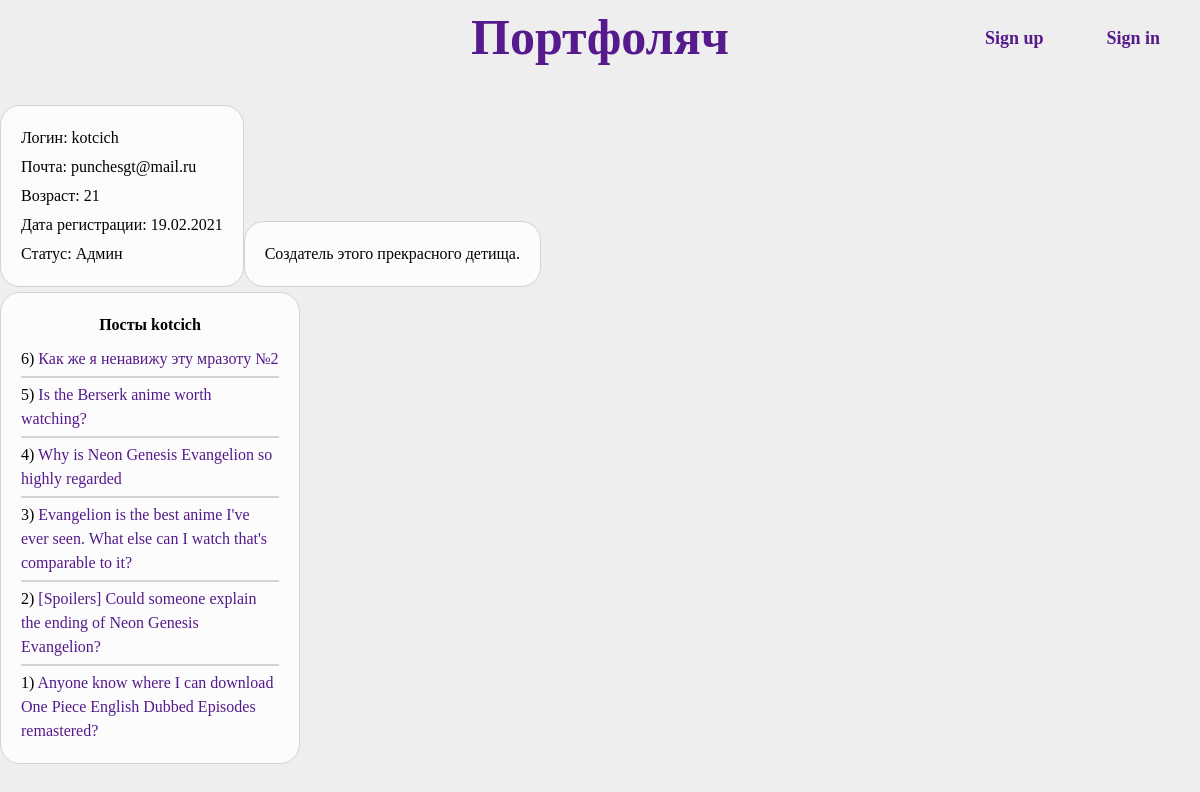
Page /elems/profile/profile.php?p=kotcich on the committed database.
### tables this page shows
CREATE TABLE `users` (
  `id` int(11) NOT NULL,
  `login` varchar(20) NOT NULL,
  `password` varchar(535) NOT NULL,
  `email` varchar(64) NOT NULL,
  `date_birth` date NOT NULL,
  `date_registration` date NOT NULL,
  `status` tinyint(4) NOT NULL DEFAULT 1
);

CREATE TABLE `about` (
  `id` int(11) NOT NULL,
  `text` varchar(500) NOT NULL,
  `user_id` int(11) NOT NULL
);

CREATE TABLE `posts` (
  `id` int(11) NOT NULL,
  `name` varchar(150) NOT NULL,
  `text` text NOT NULL,
  `sub_category_id` tinyint(4) NOT NULL,
  `date_add` datetime NOT NULL,
  `user_id` int(11) NOT NULL,
  `img` varchar(64) NOT NULL
);

### elems/profile/profile.php (the view, shortened to what this page needs)
<?
if (empty($_COOKIE['auth']) or ( isset($_COOKIE['auth']) and $_COOKIE['status'] != 0 ) ) {
    include($_SERVER['DOCUMENT_ROOT'].'/elems/bd.php');
    $title = trim($_GET['p'], '?');
    include($_SERVER['DOCUMENT_ROOT'].'/elems/header.php');
    $query = "SELECT `id`, `login`, `email`, `date_birth`, `date_registration`, `status` FROM users WHERE `login` = '$title'";
    $result = mysqli_query($link, $query) or die(mysqli_error($link));
    for ($user = []; $row = mysqli_fetch_assoc($result); $user[] = $row);
    $id = $user[0]['id'];
    $login = $user[0]['login'];
    $email = $user[0]['email'];
    $age = explode('-', $user[0]['date_birth']);
    $query = "SELECT TIMESTAMPDIFF(YEAR,'$age[0]-$age[1]-$age[2]',NOW()) AS age";
    $age = mysqli_fetch_assoc(mysqli_query($link, $query))['age'];
    $date_registration = explode('-', $user[0]['date_registration']);
    $date_registration = date('d.m.Y', mktime(0, 0, 0, $date_registration[1], $date_registration[2], $date_registration[0]));
    switch ($user[0]['status']) {
        case 3:
            $status = 'Админ';
        break;
    }
    $main = "<div class = 'profile_data'>
    <p>Логин: <span class = ''>$login</span></p>
    <p>Почта: <span class = ''>$email</span></p>
    <p>Возраст: <span class = ''>$age</span></p>
    <p>Дата регистрации: <span class = ''>$date_registration</span></p>
    <p>Статус: <span class = ''>$status</span></p>
    </div>";
    include($_SERVER['DOCUMENT_ROOT'].'/elems/profile/about.php');
    $query = "SELECT `id`, `name` FROM posts WHERE `user_id` = $id ORDER BY id DESC";
    $result = mysqli_query($link, $query);
    for ($posts = []; $row = mysqli_fetch_assoc($result); $posts[] = $row);
    $count = count($posts);
    if ($count > 0) {
        $footer = "<div class = 'profile_posts'><span class = 'profile_posts_grid'>Посты $title</span>";
        foreach ($posts as $post) {
            $footer .= "<p>$count) <a href = '/elems/posts/post.php?id={$post['id']}'>{$post['name']}</a></p>";
            $count--;
        }
        $footer .= "</div>";
    } else {
        $footer = "<div class = 'profile_posts'><span class = 'profile_posts_grid'>У пользователя нет постов</span></div>";
    }
    include($_SERVER['DOCUMENT_ROOT'].'/elems/layout.php');
} else {
    session_start();
    $_SESSION['message'] = "<span class = 'post_error_stop'>Даже не думай</span>";
    header('Location: /');
}

### elems/profile/about.php (shortened to what this page needs)
<?
$query = "SELECT COUNT(*) as count FROM about WHERE `user_id` = $id";
$count = mysqli_fetch_assoc(mysqli_query($link, $query))['count'];
if ($count) {
    $query = "SELECT `text` FROM about WHERE `user_id` = $id";
    $text = mysqli_fetch_assoc(mysqli_query($link, $query))['text'];
    $main .= "<div class = 'profile_about_text'>$text</div>";
} elseif (!$count and $_GET['p'] == $profile) {
    $main .= "<div class = 'profile_about_form'>Расскажите о себе
    <form method = 'POST'>
    <textarea name = 'text' maxlength = '500' rows = '5' placeholder = 'от 30 до 500 символов'></textarea>
    <input type = 'submit'>
    </form></div>";
}

### elems/css/style.css (style rules this page uses)
a { color: #551a8b; text-decoration: none; }

### elems/css/profile.css (style rules this page uses)
.profile_data { background-color: #fcfcfc; border: 1px solid #d3d3d3; border-radius: 20px; display: inline-block; padding: 20px; margin-bottom: 5px; }
.profile_data p:not(:last-child) { margin-bottom: 5px; }
.profile_about_text { max-width: 500px; word-wrap: break-word; background-color: #fcfcfc; border: 1px solid #d3d3d3; border-radius: 20px; padding: 20px; display: inline-block; white-space: pre-line; }
.profile_posts { width: 300px; background-color: #fcfcfc; border: 1px solid #d3d3d3; border-radius: 20px; padding: 20px; }
.profile_posts_grid { font-weight: bold; display: block; text-align: center; }
.profile_posts p:nth-child(2) { margin-top: 10px; }
.profile_posts p:not(:last-child) { margin-bottom: 5px; border-bottom: 2px solid #d3d3d3; padding-bottom: 5px; }

### rows in the picture
users: login "kotcich", email "punchesgt@mail.ru", date_registration "19.02.2021", status "Админ", id.text "Создатель этого прекрасного детища."
posts: name "Как же я ненавижу эту мразоту №2"
posts: name "Is the Berserk anime worth watching?"
posts: name "Why is Neon Genesis Evangelion so highly regarded"
posts: name "Evangelion is the best anime I've ever seen. What else can I watch that's comparable to it?"
posts: name "[Spoilers] Could someone explain the ending of Neon Genesis Evangelion?"
posts: name "Anyone know where I can download One Piece English Dubbed Episodes remastered?"

### other values in the picture
$age "21"
$title "kotcich"
